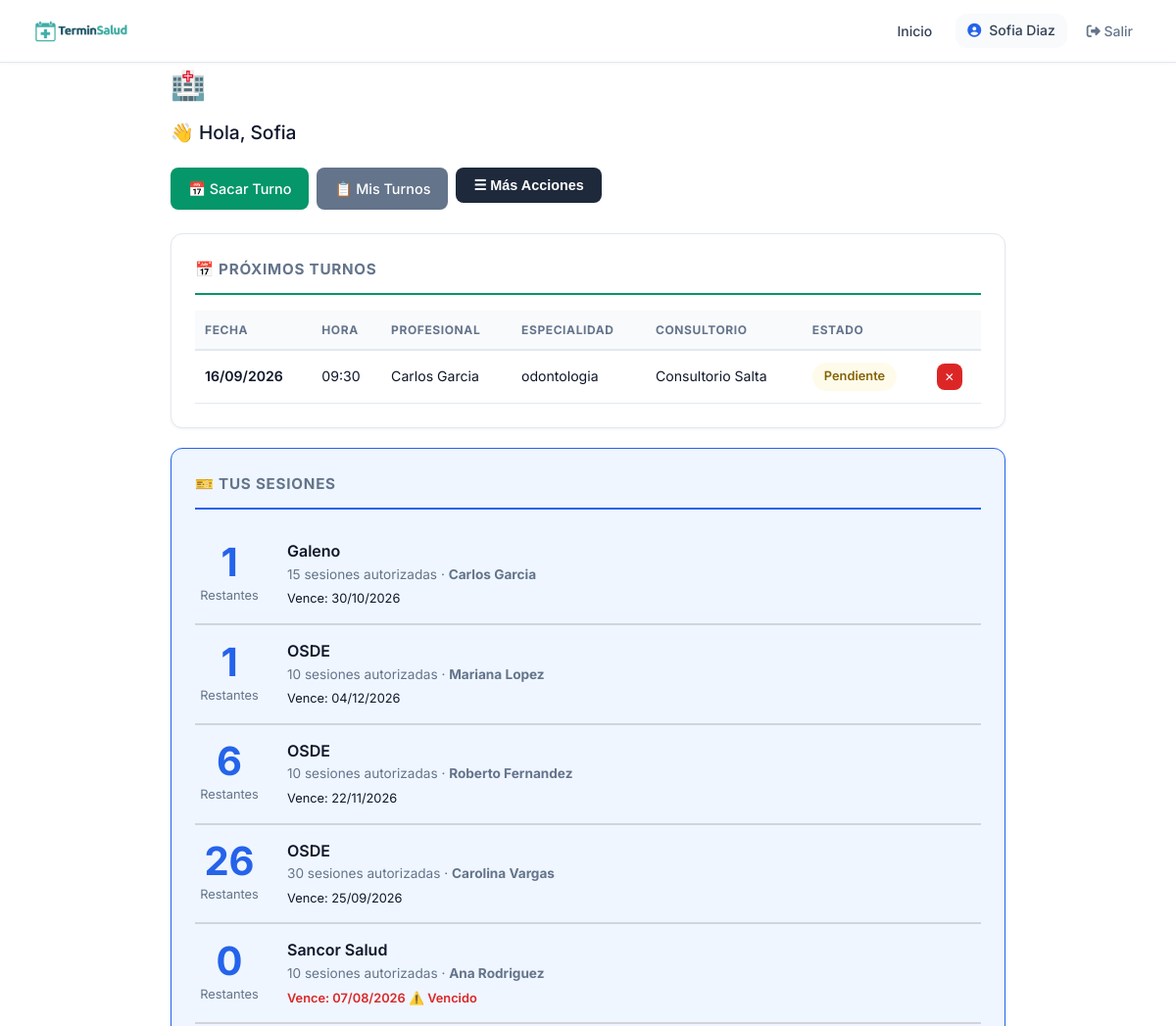
Page /paciente/panel/ (signed in, upper part) on the earlier database version.
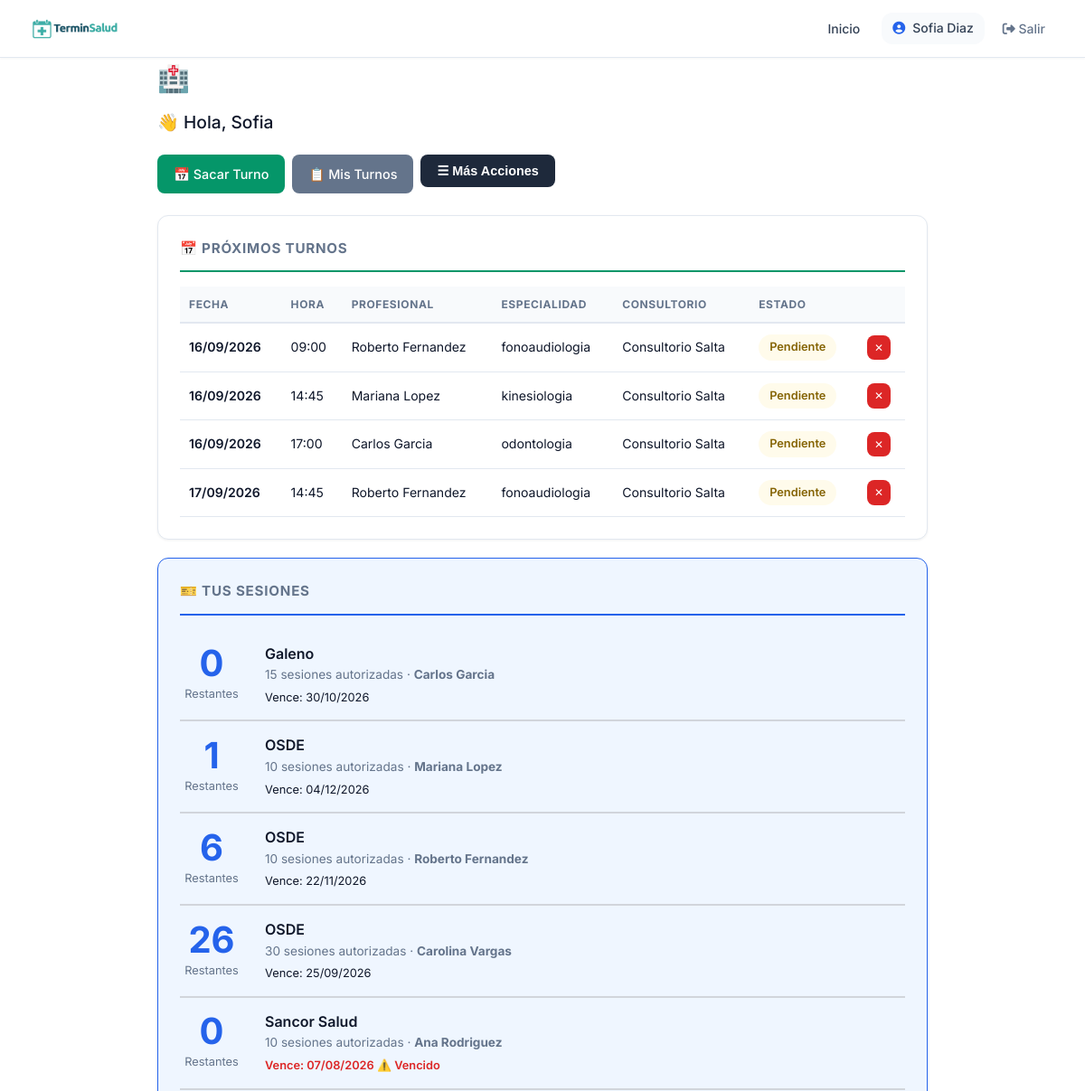
Same page on the later database version.
### turnos_profesionales/models.py (models this page shows, shortened)
class TurnoProfesional(ModeloBase):
    ESTADOS = [
        ('pendiente', 'Pendiente'),
        ('confirmado', 'Confirmado'),
        ('cancelado', 'Cancelado'),
        ('no_asistio', 'No Asistió'),
        ('completado', 'Completado'),
        ('en_sala', 'En Sala de Espera'),
    ]
    profesional = models.ForeignKey(
        'profesionales.Profesional',
        on_delete=models.CASCADE,
        verbose_name='Profesional'
    )
    paciente = models.ForeignKey(
        'pacientes.Paciente',
        on_delete=models.CASCADE,
        verbose_name='Paciente'
    )
    fecha = models.DateField(verbose_name='Fecha')
    hora_inicio = models.TimeField(verbose_name='Hora de Inicio')
    hora_fin = models.TimeField(verbose_name='Hora de Fin')
    estado = models.CharField(
        max_length=20,
        choices=ESTADOS,
        default='pendiente',
        verbose_name='Estado'
    )
    archivo = models.FileField(
    upload_to='turnos/archivos/',
    null=True,
    blank=True,
    verbose_name='Archivo adjunto'
)
    comprobante_pago = models.FileField(
        upload_to='turnos/comprobantes/',
        null=True, blank=True,
        verbose_name='Comprobante de pago'
    )
    tipo_consulta = models.CharField(
        max_length=100,
        blank=True,
        verbose_name='Tipo de Consulta'
    )
    notas_internas = models.TextField(
        blank=True,
        verbose_name='Notas Internas'
    )
    obra_social = models.ForeignKey(
        'obras_sociales.ObraSocial',
        on_delete=models.SET_NULL,
        null=True,
        blank=True,
        verbose_name='Obra Social'
    )
    requiere_autorizacion = models.BooleanField(
        default=False,
        verbose_name='Requiere Autorización'
    )
    enviar_recordatorio = models.BooleanField(
        default=True,
        verbose_name='Enviar Recordatorio'
    )
    establecimiento = models.ForeignKey(
    'establecimientos.Establecimiento',
    on_delete=models.SET_NULL,
    null=True,
    blank=True,
    verbose_name='Consultorio'
)
    es_sobreturno = models.BooleanField(
    default=False,
    verbose_name='Sobreturno'
)
    monto_total = models.DecimalField(max_digits=10, decimal_places=2, null=True, blank=True, verbose_name='Monto Total')
    monto_os = models.DecimalField(max_digits=10, decimal_places=2, null=True, blank=True, verbose_name='Cubre OS')
    monto_coseguro = models.DecimalField(
        max_digits=10,
        decimal_places=2,
        null=True,
        blank=True,
        verbose_name='Coseguro cobrado'
    )
    os_cobrado = models.BooleanField(default=False, verbose_name='¿Cobrado a la OS?')
    fecha_cobro_os = models.DateField(null=True, blank=True, verbose_name='Fecha de cobro a OS')
    no_asistio_automatico = models.BooleanField(default=False, verbose_name="No asistió por sistema")
    sesion_descontada = models.BooleanField(default=False, verbose_name="Sesión descontada")
    google_event_id = models.CharField(max_length=200, blank=True, null=True, verbose_name='ID Evento Google')
    class Meta:
        verbose_name = 'Turno Profesional'
        verbose_name_plural = 'Turnos Profesionales'
        ordering = ['fecha', 'hora_inicio']

### profesionales/models.py (models this page shows, shortened)
class Profesional(Persona):
    ESPECIALIDADES = [
        ('odontologia', 'Odontología'),
        ('kinesiologia', 'Kinesiología'),
        ('psicologia', 'Psicología'),
        ('nutricion', 'Nutrición'),
        ('cardiologia', 'Cardiología'),
        ('medicina_general', 'Medicina General'),
        ('dermatologia', 'Dermatología'),
        ('estetica', 'Estética'),
        ('pediatria', 'Pediatría'),
        ('traumatologia', 'Traumatología'),
        ('veterinaria', 'Veterinaria'),
        ('fonoaudiologia', 'Fonoaudiologia'),
        ('laboratorio', 'Laboratorio'),
        ('otro', 'Otro'),
    ]
    usuario = models.OneToOneField(
        'usuarios.Usuario',
        on_delete=models.CASCADE,
        verbose_name='Usuario'
    )
    especialidad = models.CharField(
        max_length=50,
        choices=ESPECIALIDADES,
        verbose_name='Especialidad'
    )
    matricula = models.CharField(
        max_length=50,
        blank=True,
        verbose_name='Matrícula Profesional'
    )
    color_calendario = models.CharField(
        max_length=7,
        default='#4A90D9',
        verbose_name='Color en Calendario'
    )
    acepta_obra_social = models.BooleanField(
        default=False,
        verbose_name='Acepta Obra Social'
    )
    descripcion = models.TextField(
        blank=True,
        verbose_name='Descripción Profesional'
    )
    alias_pago = models.CharField(max_length=200, blank=True, verbose_name='Alias para transferencia')
    foto = models.ImageField(
    upload_to='profesionales/',
    blank=True,
    null=True,
    verbose_name='Foto de Perfil'
    )
    establecimientos = models.ManyToManyField(
    'establecimientos.Establecimiento',
    blank=True,
    related_name='profesionales',
    verbose_name='Consultorios donde atiende'
    )
    frase_destacada = models.CharField(max_length=200, blank=True, verbose_name='Frase destacada')
    precio_particular = models.DecimalField(max_digits=10, decimal_places=2, null=True, blank=True, verbose_name='Precio consulta particular')
    obras_sociales_texto = models.TextField(blank=True, verbose_name='Obras sociales (texto libre)')
    servicios_texto = models.TextField(blank=True, verbose_name='Servicios / Especializaciones')
    servicios_destacados = models.TextField(blank=True, verbose_name='Servicios destacados')
    especializaciones = models.TextField(blank=True, verbose_name='Especializaciones')
    atiende_por_orden = models.BooleanField(
    default=False,
    verbose_name='Atiende por orden de llegada'
)
    obras_sociales = models.ManyToManyField(
        'obras_sociales.ObraSocial',
        blank=True,
        related_name='profesionales',
        verbose_name='Obras Sociales'
    )
    planes = models.ManyToManyField(
        'obras_sociales.Plan',
        blank=True,
        verbose_name='Planes'
    )
    tiene_plus = models.BooleanField(
    default=False,
    verbose_name='Algunos planes tienen plus'
)
    texto_plus = models.CharField(
        max_length=250,
        blank=True,
        verbose_name='Mensaje de plus (opcional)'
    )
    permite_ejercicios = models.BooleanField(
    default=False,
    verbose_name='Activar sección de ejercicios'
)
    permite_planes_alimentacion = models.BooleanField(
        default=False,
        verbose_name='Activar planes de alimentación'
    )
    class Meta:
        verbose_name = 'Profesional'
        verbose_name_plural = 'Profesionales'
        ordering = ['apellido', 'nombre']

### establecimientos/models.py (models this page shows, shortened)
class Establecimiento(ModeloBase):
    nombre = models.CharField(max_length=200, verbose_name='Nombre')
    direccion = models.CharField(max_length=200, verbose_name='Dirección')
    telefono = models.CharField(max_length=20, verbose_name='Teléfono')
    email = models.EmailField(verbose_name='Email')
    cuit = models.CharField(max_length=13, verbose_name='CUIT')
    logo = models.ImageField(upload_to='logos/', blank=True, verbose_name='Logo')
    logo_oscuro = models.ImageField(upload_to='logos/', blank=True, null=True, verbose_name='Logo para Fondo Oscuro')
    class Meta:
        verbose_name = 'Establecimiento'
        verbose_name_plural = 'Establecimientos'

### pacientes/models.py (models this page shows, shortened)
class PacienteObraSocial(models.Model):
    paciente = models.ForeignKey(
        Paciente, on_delete=models.CASCADE, related_name='mis_obras_sociales'
    )
    obra_social = models.ForeignKey(
        'obras_sociales.ObraSocial', on_delete=models.CASCADE, verbose_name='Obra Social'
    )
    plan = models.ForeignKey(
        'obras_sociales.Plan', on_delete=models.SET_NULL, null=True, blank=True, verbose_name='Plan'
    )
    numero_afiliado = models.CharField(max_length=50, blank=True, verbose_name='Número de Afiliado')
    profesional = models.ForeignKey(
        'profesionales.Profesional',
        on_delete=models.SET_NULL,
        null=True,
        blank=True,
        verbose_name='Profesional que autoriza'
    )
    sesiones_autorizadas = models.IntegerField(null=True, blank=True, verbose_name='Sesiones Autorizadas')
    sesiones_restantes = models.IntegerField(null=True, blank=True, verbose_name='Sesiones Restantes')
    fecha_vencimiento = models.DateField(null=True, blank=True, verbose_name='Vencimiento')
    activa = models.BooleanField(default=True, verbose_name='Activa')
    creado = models.DateTimeField(auto_now_add=True)
    actualizado = models.DateTimeField(auto_now=True)
    class Meta:
        verbose_name = 'Obra Social del Paciente'
        verbose_name_plural = 'Obras Sociales del Paciente'
        ordering = ['-activa', 'obra_social__nombre']
        unique_together = ['paciente', 'obra_social', 'plan', 'profesional']

### obras_sociales/models.py (models this page shows, shortened)
class ObraSocial(ModeloBase):
    nombre = models.CharField(max_length=200, verbose_name='Nombre')
    sigla = models.CharField(max_length=20, verbose_name='Sigla')
    telefono = models.CharField(max_length=20, blank=True, verbose_name='Teléfono')
    email = models.EmailField(blank=True, verbose_name='Email')
    activo = models.BooleanField(default=True, verbose_name='Activo')
    class Meta:
        verbose_name = 'Obra Social'
        verbose_name_plural = 'Obras Sociales'
        ordering = ['nombre']

### pacientes/views_portal.py (the view)
@login_required
def panel_paciente(request):
    if request.user.rol != 'paciente':
        messages.error(request, 'No tenés acceso.')
        return redirect('home')
    try:
        paciente = Paciente.objects.get(usuario=request.user)
    except Paciente.DoesNotExist:
        messages.error(request, 'No tenés un perfil de paciente asociado.')
        return redirect('home')
    hoy = date.today()
    cliente_slug = request.session.get('cliente_slug')
    cliente = None
    if cliente_slug:
        try:
            cliente = ClienteSaaS.objects.get(slug=cliente_slug, activo=True)
        except ClienteSaaS.DoesNotExist:
            pass
    turnos_base = TurnoProfesional.objects.filter(paciente=paciente)
    if cliente:
        if cliente.tipo == 'consultorio':
            turnos_base = turnos_base.filter(establecimiento=cliente.establecimiento)
        else:
            turnos_base = turnos_base.filter(profesional=cliente.profesional)
    proximos_turnos = turnos_base.filter(
        fecha__gte=hoy,
        estado__in=['pendiente', 'confirmado']
    ).order_by('fecha', 'hora_inicio')[:10]
    ultimos_turnos = turnos_base.filter(
        estado='completado'
    ).order_by('-fecha', '-hora_inicio')[:5]
    if cliente:
        if cliente.tipo == 'consultorio':
            obras_sociales_paciente = paciente.mis_obras_sociales.filter(
                profesional__establecimientos=cliente.establecimiento
            )
            estudios = paciente.estudios_medicos.filter(
                profesional__establecimientos=cliente.establecimiento
            )
        else:
            obras_sociales_paciente = paciente.mis_obras_sociales.filter(
                profesional=cliente.profesional
            )
            estudios = paciente.estudios_medicos.filter(
                profesional=cliente.profesional
            )
    else:
        obras_sociales_paciente = paciente.mis_obras_sociales.all()
        estudios = paciente.estudios_medicos.all()
    return render(request, 'pacientes/portal/panel.html', {
        'paciente': paciente,
        'proximos_turnos': proximos_turnos,
        'ultimos_turnos': ultimos_turnos,
        'hoy': hoy,
        'cliente': cliente,
        'obras_sociales_paciente': obras_sociales_paciente,
        'estudios_paciente': estudios,
    })

### core_app/context_processors.py (called while the page is built)
def cliente_global(request):
    cliente = None
    cliente_slug = request.resolver_match.kwargs.get('cliente_slug') if request.resolver_match else None
    if cliente_slug:
        cliente = ClienteSaaS.objects.filter(slug=cliente_slug, activo=True).first()
        if cliente:
            request.session['cliente_slug'] = cliente_slug
    else:
        slug_session = request.session.get('cliente_slug')
        if slug_session:
            cliente = ClienteSaaS.objects.filter(slug=slug_session, activo=True).first()
    return {'cliente': cliente}

### core_app/models.py (called while the page is built)
    @property
    def nombre_completo(self):
        return f"{self.nombre} {self.apellido}"

### pacientes/templates/pacientes/portal/panel.html (shortened to what the changed rows need)
{% extends 'core_app/base.html' %}
{% load static %}
{% block extra_css %}
    <link rel="stylesheet" href="{% static 'css/pages/portal_paciente.css' %}">
{% endblock %}
{% block content %}
<div class="portal-paciente-page">
<div class="portal-paciente-container">
    <div class="portal-saludo">
        <h1>🏥 {{ cliente.nombre }}</h1>
    </div>
    <div class="portal-card">
        {% if proximos_turnos %}
            <div class="table-container">
                <table class="portal-tabla">
                    <thead>
                        <tr>
                            <th>Fecha</th>
                            <th>Hora</th>
                            <th>Profesional</th>
                            <th>Especialidad</th>
                            <th>Consultorio</th>
                            <th>Estado</th>
                            <th></th>
                        </tr>
                    </thead>
                    <tbody>
                        {% for turno in proximos_turnos %}
                        <tr>
                            <td class="fecha-col">{{ turno.fecha|date:"d/m/Y" }}</td>
                            <td class="hora-col">{{ turno.hora_inicio|time:"H:i" }}</td>
                            <td>{{ turno.profesional.nombre_completo }}</td>
                            <td>{{ turno.profesional.especialidad }}</td>
                            <td>{{ turno.establecimiento.nombre|default:"—" }}</td>
                            <td>
                                <span class="turno-estado {% if turno.estado == 'confirmado' %}confirmado{% else %}pendiente{% endif %}">
                                    {{ turno.get_estado_display }}
                                </span>
                            </td>
                            <td>
                                <a href="{% url 'cancelar_turno_paciente' turno.id %}"
                                   class="btn btn-danger btn-xs"
                                   onclick="return confirm('¿Cancelar este turno?')">✕</a>
                            </td>
                        </tr>
                        {% endfor %}
                    </tbody>
                </table>
            </div>
        {% else %}
            <div class="portal-empty">
                <p>No tenés turnos pendientes.</p>
            </div>
        {% endif %}
    </div>
    {% if obras_sociales_paciente %}
    <div class="portal-card sesiones-card">
        {% for os in obras_sociales_paciente %}
            {% if os.activa and os.sesiones_restantes is not None %}
            <div class="sesion-item">
                <div class="sesion-numero">
                    <div class="numero">{{ os.sesiones_restantes }}</div>
                    <div class="etiqueta">Restantes</div>
                </div>
                <div class="sesion-detalle">
                    <div class="obra-social-nombre">{{ os.obra_social.nombre }}</div>
                    <div class="info">
                        {{ os.sesiones_autorizadas }} sesiones autorizadas
                        {% if os.profesional %}
                            · <strong>{{ os.profesional.nombre_completo }}</strong>
                        {% endif %}
                    </div>
                    {% if os.fecha_vencimiento %}
                    <div class="vencimiento {% if os.fecha_vencimiento < hoy %}vencido{% endif %}">
                        Vence: {{ os.fecha_vencimiento|date:"d/m/Y" }}
                        {% if os.fecha_vencimiento < hoy %}⚠️ Vencido{% endif %}
                    </div>
                    {% endif %}
                </div>
            </div>
            {% endif %}
        {% endfor %}
    </div>
    {% endif %}
</div>
</div>
{% endblock %}

Differences in the rows shown:
no longer on this page (row edited): TurnoProfesional: fecha "16/09/2026", hora_inicio "09:30", profesional.nombre_completo "Carlos Garcia", profesional.especialidad "odontologia", establecimiento.nombre "Consultorio Salta", estado "Pendiente"
added TurnoProfesional: fecha "16/09/2026", hora_inicio "09:00", profesional.nombre_completo "Roberto Fernandez", profesional.especialidad "fonoaudiologia", establecimiento.nombre "Consultorio Salta", estado "Pendiente"
added TurnoProfesional: fecha "16/09/2026", hora_inicio "14:45", profesional.nombre_completo "Mariana Lopez", profesional.especialidad "kinesiologia", establecimiento.nombre "Consultorio Salta", estado "Pendiente"
added TurnoProfesional: fecha "16/09/2026", hora_inicio "17:00", profesional.nombre_completo "Carlos Garcia", profesional.especialidad "odontologia", establecimiento.nombre "Consultorio Salta", estado "Pendiente"
added TurnoProfesional: fecha "17/09/2026", hora_inicio "14:45", profesional.nombre_completo "Roberto Fernandez", profesional.especialidad "fonoaudiologia", establecimiento.nombre "Consultorio Salta", estado "Pendiente"
changed PacienteObraSocial "Galeno": sesiones_restantes "1" → "0"
